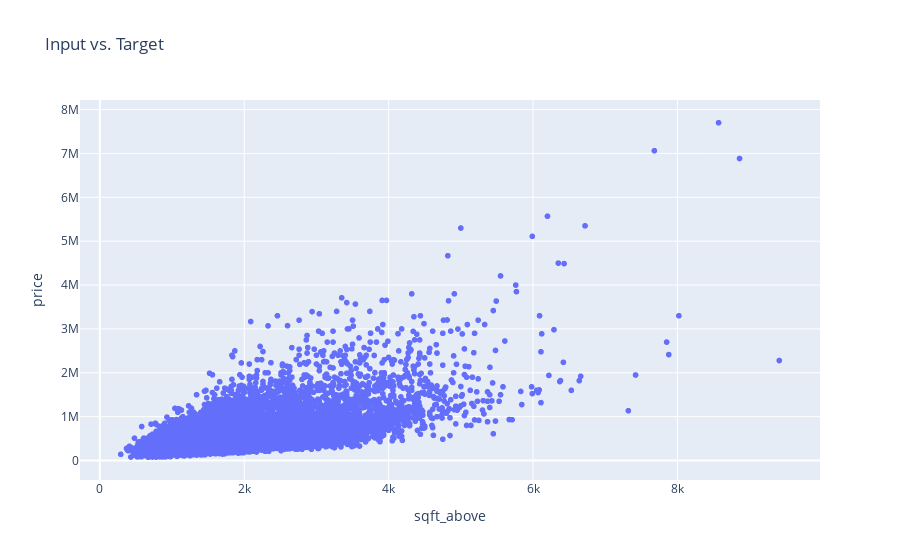

Write notebook code for a chart like this one.
### Code cell
# Create a seaborn scatter plot using DataFrame
sns.scatterplot(data=house, x='sqft_living', y='price')
plt.title("Input vs. Target")
plt.xlabel("sqft_above")
plt.ylabel("price")

# Convert seaborn plot to plotly
fig = px.scatter(house, x='sqft_above', y='price', title="Input vs. Target")

# Show the plotly interactive plot
fig.show()

### Figure 1 — Plotly figure (JSON) as saved in the notebook; plotly's stock layout.template omitted (floating-point values rounded to 4 significant figures; data arrays with more than 128 entries replaced by an {"elided": "..."} marker saying what was removed)
{"data": [{"hovertemplate": "sqft_above=%{x}<br>price=%{y}<extra></extra>", "legendgroup": "", "marker": {"color": "#636efa", "symbol": "circle"}, "mode": "markers", "name": "", "showlegend": false, "type": "scattergl", "x": {"elided": "21613 int values"}, "xaxis": "x", "y": {"elided": "21613 int values"}, "yaxis": "y"}], "layout": {"legend": {"tracegroupgap": 0}, "title": {"text": "Input vs. Target"}, "xaxis": {"anchor": "y", "domain": [0, 1], "title": {"text": "sqft_above"}}, "yaxis": {"anchor": "x", "domain": [0, 1], "title": {"text": "price"}}}}
